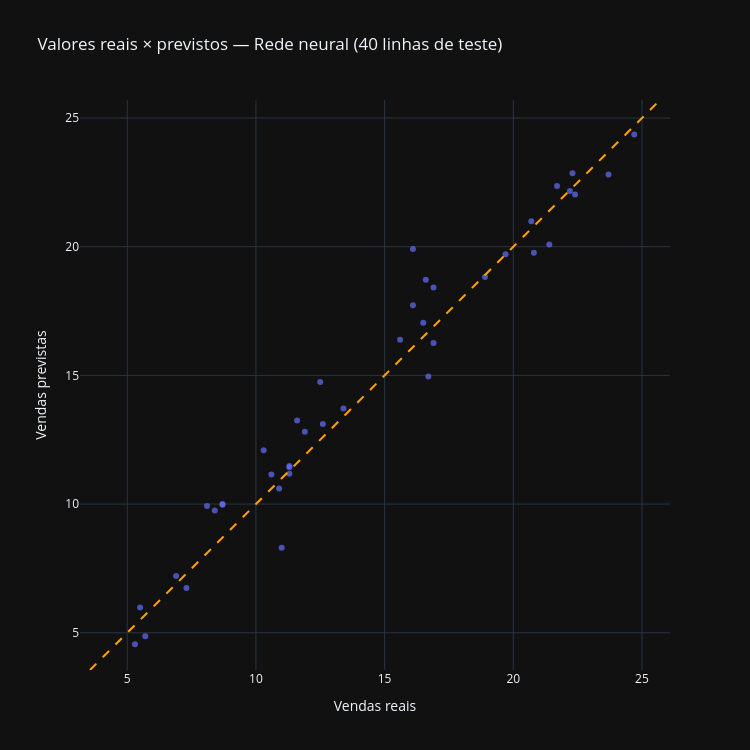

The notebook cell this image was saved under:
### Markdown cell above
### Valores previstos × observados

A diagonal indica previsão perfeita; ambos os eixos usam a mesma escala.

### Code cell
resultados = pd.DataFrame({
      'Y_test': Y_test
    , 'Y_pred': Y_pred
})

fig = px.scatter(
      resultados
    , x='Y_test'
    , y='Y_pred'
    , title=f'Valores reais × previstos — {nome_modelo} (40 linhas de teste)'
    , labels={'Y_test': 'Vendas reais', 'Y_pred': 'Vendas previstas'}
    , opacity=0.7
)

limite_min = resultados[['Y_test', 'Y_pred']].min().min() - 1
limite_max = resultados[['Y_test', 'Y_pred']].max().max() + 1

fig.update_xaxes(range=[limite_min, limite_max])
fig.update_yaxes(range=[limite_min, limite_max], scaleanchor='x', scaleratio=1)

fig.add_shape(
      type='line'
    , x0=limite_min, y0=limite_min
    , x1=limite_max, y1=limite_max
    , line=dict(color='orange', dash='dash')
)

fig.update_layout(width=750, height=750)

fig.show()

### Figure 1 — Plotly figure (JSON) as saved in the notebook; plotly's stock layout.template omitted (floating-point values rounded to 4 significant figures)
{"data": [{"hovertemplate": "Vendas reais=%{x}<br>Vendas previstas=%{y}<extra></extra>", "legendgroup": "", "marker": {"color": "#636efa", "opacity": 0.7, "symbol": "circle"}, "mode": "markers", "name": "", "orientation": "v", "showlegend": false, "type": "scatter", "x": [16.9, 22.4, 21.4, 7.3, 24.7, 12.6, 22.3, 8.4, 16.5, 16.1, 11.0, 8.7, 16.9, 5.3, 10.3, 16.7, 5.5, 16.6, 11.3, 18.9, 19.7, 12.5, 10.9, 22.2, 11.3, 8.1, 21.7, 13.4, 10.6, 5.7, 15.6, 11.3, 23.7, 8.7, 16.1, 20.7, 11.6, 20.8, 11.9, 6.9], "xaxis": "x", "y": [16.25, 22.03, 20.09, 6.738, 24.36, 13.11, 22.86, 9.748, 17.04, 17.73, 8.301, 9.977, 18.42, 4.553, 12.1, 14.96, 5.983, 18.72, 11.43, 18.83, 19.71, 14.75, 10.6, 22.17, 11.18, 9.921, 22.36, 13.72, 11.15, 4.868, 16.39, 11.48, 22.8, 10.0, 19.91, 20.99, 13.24, 19.76, 12.81, 7.21], "yaxis": "y"}], "layout": {"height": 750, "legend": {"tracegroupgap": 0}, "shapes": [{"line": {"color": "orange", "dash": "dash"}, "type": "line", "x0": 3.553, "x1": 25.7, "y0": 3.553, "y1": 25.7}], "title": {"text": "Valores reais × previstos — Rede neural (40 linhas de teste)"}, "width": 750, "xaxis": {"anchor": "y", "domain": [0, 1], "range": [3.553, 25.7], "title": {"text": "Vendas reais"}}, "yaxis": {"anchor": "x", "domain": [0, 1], "range": [3.553, 25.7], "scaleanchor": "x", "scaleratio": 1, "title": {"text": "Vendas previstas"}}}}
